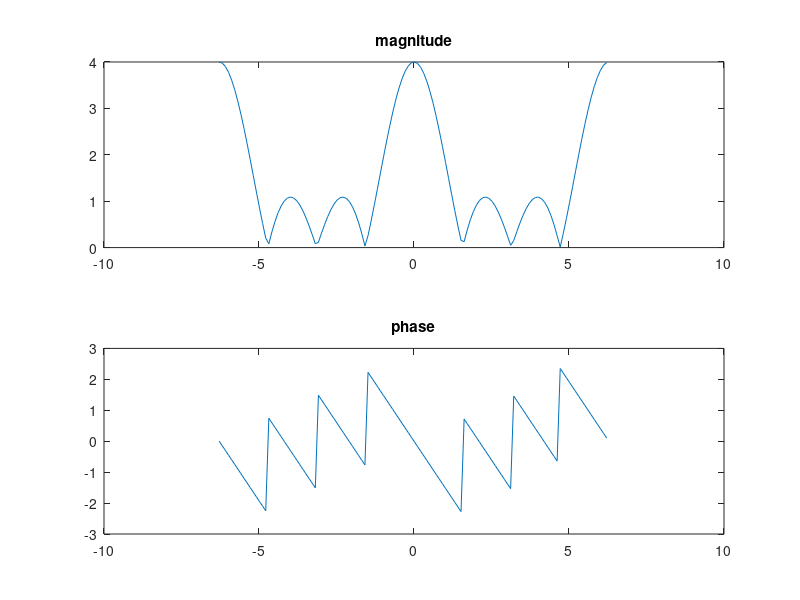

Recreate this plot in MATLAB.
%% clear
clc
clear all
close all

%% process
y=0;
w=-2*pi:0.1:+2*pi;
for i=1:4
    y=y+exp(-j*w*(i-1))
end

%% plot
subplot(2,1,1);
plot(w, abs(y));
title('magnitude');
subplot(2,1,2);
plot(w, angle(y));
title('phase');
